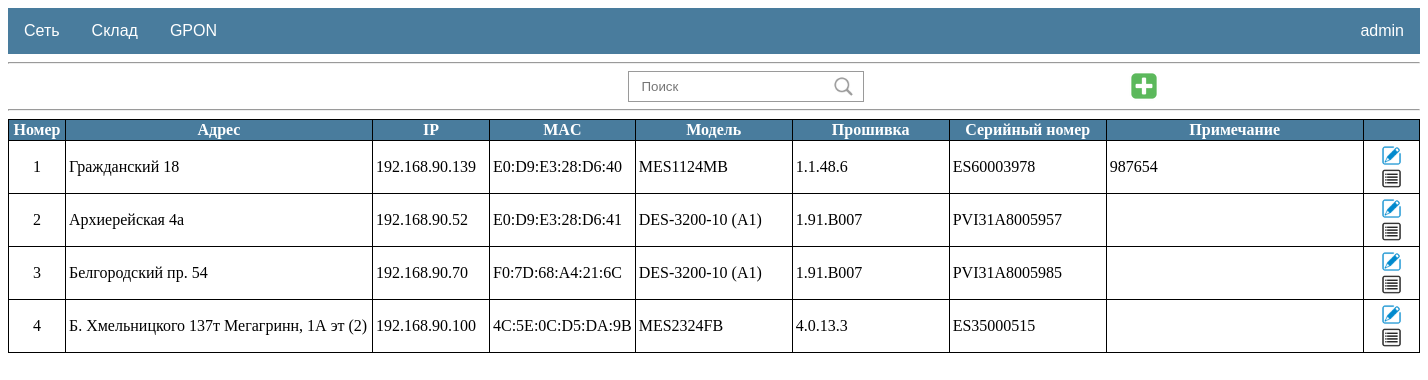
Screenshot of /network/switches (signed in) with the database file from the repository.
### network/models.py (models this page shows, shortened)
class Switch(models.Model):
    order = models.IntegerField(unique=True, verbose_name='Номер')
    address = models.CharField(max_length=50, blank=True, verbose_name='Адрес')
    ip = models.CharField(max_length=15, unique=True, verbose_name='IP')
    mac = models.CharField(max_length=17, unique=True, verbose_name='MAC')
    model = models.CharField(max_length=20, blank=True, verbose_name='Модель')
    firmware = models.CharField(max_length=20, blank=True, verbose_name='Прошивка')
    serial = models.CharField(max_length=20, unique=True, verbose_name='Серийный номер')
    note = models.TextField(blank=True, verbose_name='Примечание')
    user = models.ForeignKey(User, on_delete=models.CASCADE, verbose_name='Изменил')
    date = models.DateTimeField(auto_now=True, verbose_name='Дата изменения')
    status = models.BooleanField(default=False)
    class Meta:
        ordering = ['id']

### network/views.py (the view)
# urls.py: path('switches', SwitchList.as_view(), name='switch_list'),
class SwitchList(LoginRequiredMixin, FilteredListView):
    model = Switch
    template_name = 'network/switch_list.html'
    filterset_class = SwitchFilter
    paginate_by = 50
    def get_context_data(self, **kwargs):
        context = super().get_context_data(**kwargs)
        context['is_Administrators'] = self.request.user.groups.filter(name='Administrators').exists()
        return context

### network/views.py (called while the page is built)
    def get_queryset(self):
        queryset = super().get_queryset()
        self.filterset = self.filterset_class(self.request.GET, queryset=queryset)
        return self.filterset.qs.distinct()

    def get_context_data(self, **kwargs):
        context = super().get_context_data(**kwargs)
        context['filterset'] = self.filterset
        return context

### templates/network/switch_list.html (shortened to what this page needs)
{%extends 'default.html' %}
{% load search_pagination %}
{% block content %}
<hr>
<ul class="actions-3">
    <li class="search">
        <form method="GET">
            {{ filterset.form }}
            <button style="background-color:transparent; border-color:transparent" type="submit">
                <img src="/static/images/icon_search.png" width="23" height="23">
            </button>
        </form>
    </li>
    <li style="position: absolute; right: 268px; top: 70px">
        {% if is_Administrators %}
        <a href="{% url 'switch_create' %}" title="Добавить коммутатор">
            <img src="/static/images/icon_add.png" width="32" height="32">
        </a>
        {% endif %}
    </li>
</ul>
<hr>
{%  if object_list %}
    <table class="table_gpon">
        <tr>
            <th style="width: 50px">
                Номер
            </th>
            <th style="width: 300px">
                Адрес
            </th>
            <th style="width: 110px">
                IP
            </th>
            <th style="width: 130px">
               MAC
            </th>
            <th style="width: 150px">
                Модель
            </th>
            <th style="width: 150px">
                Прошивка
            </th>
            <th style="width: 150px">
                Серийный номер
            </th>
            <th style="width: 250px">
                Примечание
            </th>
            <th></th>
        </tr>
    {% for switch in object_list %}
        <tr>
            <td style="text-align: center">
                {{ switch.order }}
            </td>
            <td>
                {{ switch.address }}
            </td>
            <td>
                {{ switch.ip }}
            </td>
            <td>
                {{ switch.mac }}
            </td>
            <td>
                {{ switch.model }}
            </td>
            <td>
                {{ switch.firmware }}
            </td>
            <td>
                {{ switch.serial }}
            </td>
            <td>
                {{ switch.note }}
            </td>
            <td>
                <ul class="actions-2" style="text-align: center">
                    <li>
                        <a href="{% url 'switch_update' switch.pk %}" title="Изменить">
                            <img src="/static/images/icon_edit.png" width="23" height="23">
                        </a>
                    </li>
                    <li>
                        <a href="{% url 'switch_detail' switch.pk %}" title="История">
                            <img src="/static/images/icon_history.png" width="23" height="23">
                        </a>
                    </li>
                </ul>
            </td>
        </tr>
    {% endfor %}
    </table>
{%  else %}
    <h1 style="text-align: center">По Вашему запросу ничего не найдено</h1>
{% endif %}
<br>
<div class="center">
</div>
{% endblock content %}

### templates/default.html (shortened to what this page needs)
{% load static %}
<!DOCTYPE html>
<html lang="en" xmlns="http://www.w3.org/1999/html">
<head>
  <link href="{% static 'css/default.css'%}" rel="stylesheet">
</head>
<div class="navbar">
  <div class="dropdown">
    <button class="dropbtn">Сеть
    </button>
  </div>
  <div class="dropdown">
    <button class="dropbtn">Склад
    </button>
  </div>
  <div class="dropdown">
    <button class="dropbtn">GPON
    </button>
  </div>
  <div class="dropdown-pro">
    <button class="dropbtn-pro">{{ user.username }}
    </button>
  </div>
</div>
<body>
{% block content %}
{% endblock content %}
</body>
</html>

### static/css/default.css (style rules this page uses)
.navbar { overflow: hidden; background-color: #497c9d; font-family: Arial, Helvetica, sans-serif; }
.dropdown { float: left; overflow: hidden; }
.dropdown .dropbtn { font-size: 16px; border: none; outline: none; color: white; padding: 14px 16px; background-color: inherit; font-family: inherit; margin: 0; }
.dropdown-pro { float: right; overflow: hidden; }
.dropdown-pro .dropbtn-pro { font-size: 16px; border: none; outline: none; color: white; padding: 14px 16px; background-color: inherit; font-family: inherit; margin: 0; }
button { cursor: pointer; }
.table_default th, td { position: relative; border: 1px solid black; padding: 5px; word-wrap:break-word; }
.table_detail th, td { border: 1px solid black; padding: 1px 3px; word-wrap:break-word; }
.switch-detail th, td { border: 1px solid black; padding: 1px 3px; word-wrap:break-word; }
.switch-form th, td { border: 1px solid black; padding: 1px 3px; word-wrap:break-word; }
.table_gpon { border-collapse: collapse; border-spacing: 1px; table-layout: fixed; margin: auto; }
.table_gpon th { border: 1px solid black; padding: 1px 3px; word-wrap:break-word; background: #497c9d; color: #fff; }
.table_gpon td { padding: 3px; }
.table_gpon td ul { list-style: none; padding: 0; margin: 0; }
.table_gpon td li { display:inline-block; margin-left: 1px; margin-right: 1px; }
.table_gpon td a { text-decoration: none; color: #497c9d; }
.table_gpon td a img { vertical-align: middle; }
.table_gpon_form th, td { border: 1px solid black; padding: 1px 3px; word-wrap:break-word; }
.actions-3 { padding: 0; margin: auto; width: 1410px; }
.actions-3 li { display:inline-block; margin: 0 0 0 44%; }
.actions-3 li img, .actions_1 li a { vertical-align: middle; }
.center { text-align: center; }
.search { outline: 1px solid #9A9A9A; padding-left: 10px; }
.search input { border:none; vertical-align: middle; }

### rows the page displays
Switch: order "1", address "Гражданский 18", ip "192.168.90.139", mac "E0:D9:E3:28:D6:40", model "MES1124MB", firmware "1.1.48.6", serial "ES60003978", note "987654"
Switch: order "2", address "Архиерейская 4а", ip "192.168.90.52", mac "E0:D9:E3:28:D6:41", model "DES-3200-10 (A1)", firmware "1.91.B007", serial "PVI31A8005957"
Switch: order "3", address "Белгородский пр. 54", ip "192.168.90.70", mac "F0:7D:68:A4:21:6C", model "DES-3200-10 (A1)", firmware "1.91.B007", serial "PVI31A8005985"
Switch: order "4", address "Б. Хмельницкого 137т Мегагринн, 1А эт (2)", ip "192.168.90.100", mac "4C:5E:0C:D5:DA:9B", model "MES2324FB", firmware "4.0.13.3", serial "ES35000515"

### other values shown
{{ user.username }} "admin"
